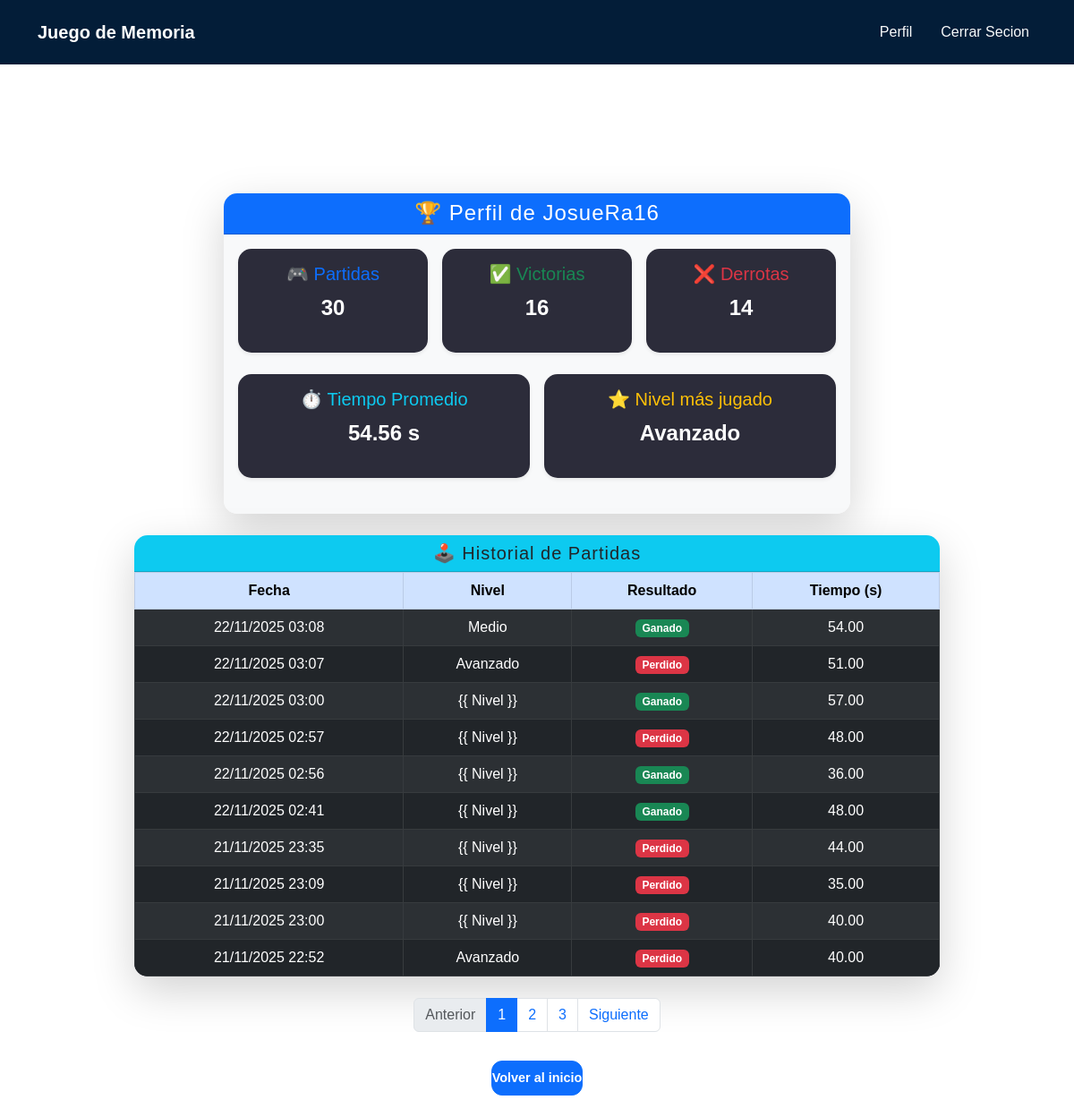
The page /perfil/ (signed in) on the database its author committed.
### memory_game/models.py (models this page shows, shortened)
class Partida(models.Model):
    usuario = models.ForeignKey(User, on_delete=models.CASCADE)
    nivel = models.CharField(max_length=20)
    resultado = models.CharField(max_length=10)  # 'victoria' o 'derrota'
    tiempo_restante = models.IntegerField(default=0)
    fecha = models.DateTimeField(auto_now_add=True)

### memory_game/views.py (the view)
# urls.py: path('perfil/', views.perfil, name='perfil'),
@login_required
def perfil(request):
    partidas = Partida.objects.filter(usuario=request.user).order_by('-fecha')
    paginator = Paginator(partidas, 10)
    page_number = request.GET.get('page')
    page_obj = paginator.get_page(page_number)
    total_partidas = partidas.count()
    total_victorias = partidas.filter(resultado='victoria').count()
    total_derrotas = partidas.filter(resultado='derrota').count()
    promedio_tiempo = partidas.filter(resultado='victoria').aggregate(Avg('tiempo_restante'))['tiempo_restante__avg'] or 0
    nivel_mas_jugado_data = partidas.values('nivel').annotate(total=Count('nivel')).order_by('-total').first()
    nivel_mas_jugado = nivel_mas_jugado_data['nivel'] if nivel_mas_jugado_data else 'N/A'
    context = {
        'total_partidas': total_partidas,
        'total_victorias': total_victorias,
        'total_derrotas': total_derrotas,
        'promedio_tiempo': round(promedio_tiempo, 2),
        'nivel_mas_jugado': nivel_mas_jugado,
        'page_obj': page_obj,
    }
    return render(request, 'memory_game/perfil.html', context)

### memory_game/templates/memory_game/perfil.html (shortened to what this page needs)
{% extends 'memory_game/base.html' %}
{% load static %}
{% block content %}
<div class="center-box">
  <div class="card shadow-lg border-0 mb-4" style="max-width: 700px; width: 100%;">
    <div class="card-header bg-primary text-white text-center">
      <h2 class="h4 mb-0">🏆 Perfil de {{ user.username }}</h2>
    </div>
    <div class="card-body bg-light text-dark">
      <div class="row g-3 justify-content-center mb-4">
        <div class="col-md-4">
          <div class="card shadow-sm border-0 text-center">
            <div class="card-body">
              <h5 class="text-primary">🎮 Partidas</h5>
              <p class="fs-4 fw-bold">{{ total_partidas }}</p>
            </div>
          </div>
        </div>
        <div class="col-md-4">
          <div class="card shadow-sm border-0 text-center">
            <div class="card-body">
              <h5 class="text-success">✅ Victorias</h5>
              <p class="fs-4 fw-bold">{{ total_victorias }}</p>
            </div>
          </div>
        </div>
        <div class="col-md-4">
          <div class="card shadow-sm border-0 text-center">
            <div class="card-body">
              <h5 class="text-danger">❌ Derrotas</h5>
              <p class="fs-4 fw-bold">{{ total_derrotas }}</p>
            </div>
          </div>
        </div>
      </div>
      <div class="row g-3 justify-content-center mb-4">
        <div class="col-md-6">
          <div class="card shadow-sm border-0 text-center">
            <div class="card-body">
              <h5 class="text-info">⏱️ Tiempo Promedio</h5>
              <p class="fs-4 fw-bold">{{ promedio_tiempo }} s</p>
            </div>
          </div>
        </div>
        <div class="col-md-6">
          <div class="card shadow-sm border-0 text-center">
            <div class="card-body">
              <h5 class="text-warning">⭐ Nivel más jugado</h5>
              <p class="fs-4 fw-bold">{{ nivel_mas_jugado|title }}</p>
            </div>
          </div>
        </div>
      </div>
    </div>
  </div>
  <div class="card shadow-lg border-0 mb-4" style="max-width: 900px; width: 100%;">
    <div class="card-header bg-info text-dark text-center">
      <h3 class="h5 mb-0">🕹️ Historial de Partidas</h3>
    </div>
    <div class="card-body p-0">
      <div class="table-responsive">
        <table class="table table-dark table-striped table-bordered align-middle text-center mb-0">
          <thead class="table-primary text-dark">
            <tr>
              <th>Fecha</th>
              <th>Nivel</th>
              <th>Resultado</th>
              <th>Tiempo (s)</th>
            </tr>
          </thead>
          <tbody>
            {% for partida in page_obj %}
            <tr>
              <td>{{ partida.fecha|date:"d/m/Y H:i" }}</td>
              <td>{{ partida.nivel|title }}</td>
              <td>
                {% if partida.resultado == "victoria" %}
                <span class="badge bg-success">Ganado</span>
                {% else %}
                <span class="badge bg-danger">Perdido</span>
                {% endif %}
              </td>
              <td>{{ partida.tiempo_restante|floatformat:2 }}</td>
            </tr>
            {% empty %}
            <tr>
              <td colspan="4">No hay partidas registradas</td>
            </tr>
            {% endfor %}
          </tbody>
        </table>
      </div>
    </div>
  </div>
  {% if page_obj.has_other_pages %}
  <nav aria-label="Paginación de partidas">
    <ul class="pagination justify-content-center">
      {% if page_obj.has_previous %}
      <li class="page-item">
        <a class="page-link" href="?page={{ page_obj.previous_page_number }}">Anterior</a>
      </li>
      {% else %}
      <li class="page-item disabled"><span class="page-link">Anterior</span></li>
      {% endif %}
      {% for num in page_obj.paginator.page_range %}
      {% if page_obj.number == num %}
      <li class="page-item active"><span class="page-link">{{ num }}</span></li>
      {% else %}
      <li class="page-item"><a class="page-link" href="?page={{ num }}">{{ num }}</a></li>
      {% endif %}
      {% endfor %}
      {% if page_obj.has_next %}
      <li class="page-item">
        <a class="page-link" href="?page={{ page_obj.next_page_number }}">Siguiente</a>
      </li>
      {% else %}
      <li class="page-item disabled"><span class="page-link">Siguiente</span></li>
      {% endif %}
    </ul>
  </nav>
  {% endif %}
  <a href="{% url 'index' %}" class="btn btn-primary nivel-btn-small mt-3">Volver al inicio</a>
</div>
{% endblock %}

### memory_game/static/memory_game/css/global.css (style rules this page uses)
body { font-family: 'Poppins', sans-serif; padding-top: 120px; }
body.app-body { background-image: url("/static/memory_game/img/fondos/azul2.jpg"); background-size: cover; background-position: center; background-repeat: no-repeat; min-height: 100vh; }
.card { border-radius: 15px; overflow: hidden; }
.card-header { font-weight: 600; letter-spacing: 1px; }
.card-body { background-color: #2c2c3a; color: #fff; }
.btn { border-radius: 12px; font-weight: 600; }
.center-box { display: flex; flex-direction: column; align-items: center; justify-content: center; min-height: 70vh; text-align: center; }
.nivel-btn-small { font-size: 0.9rem; padding: 8px 0; max-width: 250px; }

### rows shown on the page
Partida: fecha "22/11/2025 03:08", nivel "Medio", resultado "Ganado", tiempo_restante "54.00"
Partida: fecha "22/11/2025 03:07", nivel "Avanzado", resultado "Perdido", tiempo_restante "51.00"
Partida: fecha "22/11/2025 03:00", nivel "{{ Nivel }}", resultado "Ganado", tiempo_restante "57.00"
Partida: fecha "22/11/2025 02:57", nivel "{{ Nivel }}", resultado "Perdido", tiempo_restante "48.00"
Partida: fecha "22/11/2025 02:56", nivel "{{ Nivel }}", resultado "Ganado", tiempo_restante "36.00"
Partida: fecha "22/11/2025 02:41", nivel "{{ Nivel }}", resultado "Ganado", tiempo_restante "48.00"
Partida: fecha "21/11/2025 23:35", nivel "{{ Nivel }}", resultado "Perdido", tiempo_restante "44.00"
Partida: fecha "21/11/2025 23:09", nivel "{{ Nivel }}", resultado "Perdido", tiempo_restante "35.00"
Partida: fecha "21/11/2025 23:00", nivel "{{ Nivel }}", resultado "Perdido", tiempo_restante "40.00"
Partida: fecha "21/11/2025 22:52", nivel "Avanzado", resultado "Perdido", tiempo_restante "40.00"

### other values the page prints
{{ user.username }} "JosueRa16"
{{ total_partidas }} "30"
{{ total_victorias }} "16"
{{ total_derrotas }} "14"
{{ promedio_tiempo }} "54.56"
{{ nivel_mas_jugado|title }} "Avanzado"
{{ num }} "1"
{{ num }} "2" "3"
